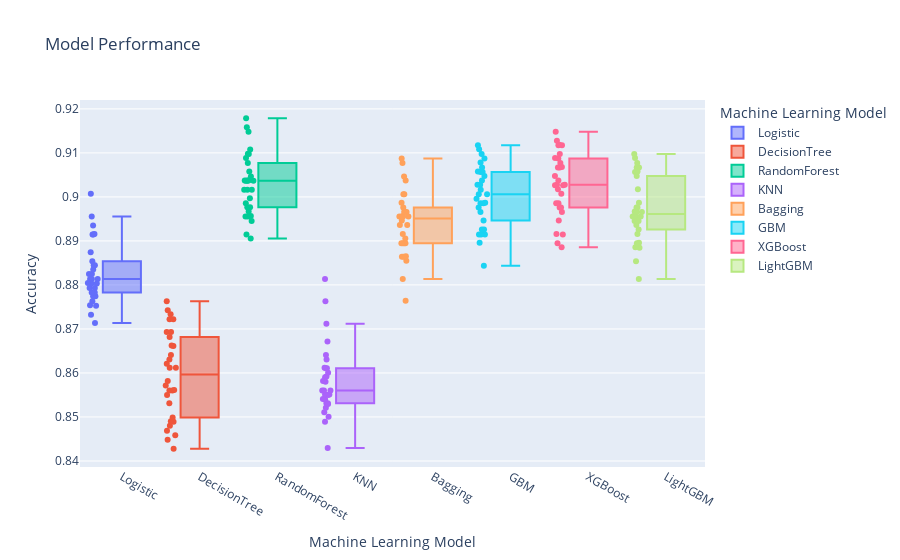

The cell this chart's notebook holds for it:
### Markdown cell above
Generate a box plot to check the evaluation of each model.

### Code cell
fig = px.box(classificationmod, x="Model", y="Score",color="Model",points='all',
labels={"Model": "Machine Learning Model",
        "Score": "Accuracy"
        },title="Model Performance")
fig.show()
#fig.write_image("Boxplot.jpeg",engine="kaleido",format="png", width=1600, height=700, scale=0.75)

### Figure 1 — Plotly figure (JSON) as saved in the notebook; plotly's stock layout.template omitted (floating-point values rounded to 4 significant figures)
{"data": [{"alignmentgroup": "True", "boxpoints": "all", "hovertemplate": "Machine Learning Model=%{x}<br>Accuracy=%{y}<extra></extra>", "legendgroup": "Logistic", "marker": {"color": "#636efa"}, "name": "Logistic", "notched": false, "offsetgroup": "Logistic", "orientation": "v", "showlegend": true, "type": "box", "x": ["Logistic", "Logistic", "Logistic", "Logistic", "Logistic", "Logistic", "Logistic", "Logistic", "Logistic", "Logistic", "Logistic", "Logistic", "Logistic", "Logistic", "Logistic", "Logistic", "Logistic", "Logistic", "Logistic", "Logistic", "Logistic", "Logistic", "Logistic", "Logistic", "Logistic", "Logistic", "Logistic", "Logistic", "Logistic", "Logistic"], "x0": " ", "xaxis": "x", "y": [0.8754, 0.9007, 0.8774, 0.8916, 0.8813, 0.8793, 0.8763, 0.8783, 0.8874, 0.8783, 0.8845, 0.8825, 0.8835, 0.8774, 0.8753, 0.8813, 0.8935, 0.8854, 0.8915, 0.8732, 0.8804, 0.8845, 0.8825, 0.8713, 0.8813, 0.8915, 0.8803, 0.8803, 0.8793, 0.8955], "y0": " ", "yaxis": "y"}, {"alignmentgroup": "True", "boxpoints": "all", "hovertemplate": "Machine Learning Model=%{x}<br>Accuracy=%{y}<extra></extra>", "legendgroup": "DecisionTree", "marker": {"color": "#EF553B"}, "name": "DecisionTree", "notched": false, "offsetgroup": "DecisionTree", "orientation": "v", "showlegend": true, "type": "box", "x": ["DecisionTree", "DecisionTree", "DecisionTree", "DecisionTree", "DecisionTree", "DecisionTree", "DecisionTree", "DecisionTree", "DecisionTree", "DecisionTree", "DecisionTree", "DecisionTree", "DecisionTree", "DecisionTree", "DecisionTree", "DecisionTree", "DecisionTree", "DecisionTree", "DecisionTree", "DecisionTree", "DecisionTree", "DecisionTree", "DecisionTree", "DecisionTree", "DecisionTree", "DecisionTree", "DecisionTree", "DecisionTree", "DecisionTree", "DecisionTree"], "x0": " ", "xaxis": "x", "y": [0.8612, 0.8734, 0.8582, 0.8693, 0.8489, 0.8742, 0.8448, 0.8631, 0.8621, 0.8641, 0.8531, 0.8612, 0.848, 0.8571, 0.8469, 0.8682, 0.855, 0.8458, 0.856, 0.8428, 0.849, 0.8663, 0.8561, 0.8693, 0.8722, 0.8499, 0.8722, 0.856, 0.8661, 0.8763], "y0": " ", "yaxis": "y"}, {"alignmentgroup": "True", "boxpoints": "all", "hovertemplate": "Machine Learning Model=%{x}<br>Accuracy=%{y}<extra></extra>", "legendgroup": "RandomForest", "marker": {"color": "#00cc96"}, "name": "RandomForest", "notched": false, "offsetgroup": "RandomForest", "orientation": "v", "showlegend": true, "type": "box", "x": ["RandomForest", "RandomForest", "RandomForest", "RandomForest", "RandomForest", "RandomForest", "RandomForest", "RandomForest", "RandomForest", "RandomForest", "RandomForest", "RandomForest", "RandomForest", "RandomForest", "RandomForest", "RandomForest", "RandomForest", "RandomForest", "RandomForest", "RandomForest", "RandomForest", "RandomForest", "RandomForest", "RandomForest", "RandomForest", "RandomForest", "RandomForest", "RandomForest", "RandomForest", "RandomForest"], "x0": " ", "xaxis": "x", "y": [0.9037, 0.9037, 0.9037, 0.9058, 0.9158, 0.9016, 0.8945, 0.9016, 0.8986, 0.8955, 0.9088, 0.9098, 0.8997, 0.8956, 0.8915, 0.9037, 0.9178, 0.8955, 0.9108, 0.9047, 0.8977, 0.8977, 0.8906, 0.8967, 0.9016, 0.9037, 0.9037, 0.9097, 0.9077, 0.9148], "y0": " ", "yaxis": "y"}, {"alignmentgroup": "True", "boxpoints": "all", "hovertemplate": "Machine Learning Model=%{x}<br>Accuracy=%{y}<extra></extra>", "legendgroup": "KNN", "marker": {"color": "#ab63fa"}, "name": "KNN", "notched": false, "offsetgroup": "KNN", "orientation": "v", "showlegend": true, "type": "box", "x": ["KNN", "KNN", "KNN", "KNN", "KNN", "KNN", "KNN", "KNN", "KNN", "KNN", "KNN", "KNN", "KNN", "KNN", "KNN", "KNN", "KNN", "KNN", "KNN", "KNN", "KNN", "KNN", "KNN", "KNN", "KNN", "KNN", "KNN", "KNN", "KNN", "KNN"], "x0": " ", "xaxis": "x", "y": [0.8582, 0.8511, 0.8612, 0.8551, 0.859, 0.856, 0.8611, 0.8712, 0.86, 0.854, 0.8531, 0.8551, 0.8531, 0.843, 0.855, 0.856, 0.8763, 0.8641, 0.8671, 0.8489, 0.8521, 0.8501, 0.8541, 0.8592, 0.8631, 0.856, 0.858, 0.8529, 0.8611, 0.8813], "y0": " ", "yaxis": "y"}, {"alignmentgroup": "True", "boxpoints": "all", "hovertemplate": "Machine Learning Model=%{x}<br>Accuracy=%{y}<extra></extra>", "legendgroup": "Bagging", "marker": {"color": "#FFA15A"}, "name": "Bagging", "notched": false, "offsetgroup": "Bagging", "orientation": "v", "showlegend": true, "type": "box", "x": ["Bagging", "Bagging", "Bagging", "Bagging", "Bagging", "Bagging", "Bagging", "Bagging", "Bagging", "Bagging", "Bagging", "Bagging", "Bagging", "Bagging", "Bagging", "Bagging", "Bagging", "Bagging", "Bagging", "Bagging", "Bagging", "Bagging", "Bagging", "Bagging", "Bagging", "Bagging", "Bagging", "Bagging", "Bagging", "Bagging"], "x0": " ", "xaxis": "x", "y": [0.8936, 0.9037, 0.8956, 0.8967, 0.9077, 0.8813, 0.8864, 0.8955, 0.8895, 0.8895, 0.8936, 0.8987, 0.8916, 0.8906, 0.8864, 0.8955, 0.8966, 0.8895, 0.9006, 0.8895, 0.8946, 0.8855, 0.8764, 0.8865, 0.8955, 0.8966, 0.8976, 0.9006, 0.9047, 0.9087], "y0": " ", "yaxis": "y"}, {"alignmentgroup": "True", "boxpoints": "all", "hovertemplate": "Machine Learning Model=%{x}<br>Accuracy=%{y}<extra></extra>", "legendgroup": "GBM", "marker": {"color": "#19d3f3"}, "name": "GBM", "notched": false, "offsetgroup": "GBM", "orientation": "v", "showlegend": true, "type": "box", "x": ["GBM", "GBM", "GBM", "GBM", "GBM", "GBM", "GBM", "GBM", "GBM", "GBM", "GBM", "GBM", "GBM", "GBM", "GBM", "GBM", "GBM", "GBM", "GBM", "GBM", "GBM", "GBM", "GBM", "GBM", "GBM", "GBM", "GBM", "GBM", "GBM", "GBM"], "x0": " ", "xaxis": "x", "y": [0.9027, 0.9078, 0.9048, 0.9027, 0.9087, 0.8976, 0.8915, 0.8966, 0.8986, 0.8915, 0.9058, 0.9108, 0.8926, 0.9037, 0.8844, 0.8996, 0.9067, 0.8915, 0.9057, 0.9006, 0.8987, 0.8926, 0.8896, 0.8946, 0.9016, 0.9006, 0.9118, 0.8986, 0.9057, 0.9097], "y0": " ", "yaxis": "y"}, {"alignmentgroup": "True", "boxpoints": "all", "hovertemplate": "Machine Learning Model=%{x}<br>Accuracy=%{y}<extra></extra>", "legendgroup": "XGBoost", "marker": {"color": "#FF6692"}, "name": "XGBoost", "notched": false, "offsetgroup": "XGBoost", "orientation": "v", "showlegend": true, "type": "box", "x": ["XGBoost", "XGBoost", "XGBoost", "XGBoost", "XGBoost", "XGBoost", "XGBoost", "XGBoost", "XGBoost", "XGBoost", "XGBoost", "XGBoost", "XGBoost", "XGBoost", "XGBoost", "XGBoost", "XGBoost", "XGBoost", "XGBoost", "XGBoost", "XGBoost", "XGBoost", "XGBoost", "XGBoost", "XGBoost", "XGBoost", "XGBoost", "XGBoost", "XGBoost", "XGBoost"], "x0": " ", "xaxis": "x", "y": [0.9017, 0.9068, 0.9037, 0.9048, 0.9148, 0.8976, 0.9026, 0.9026, 0.8966, 0.8915, 0.9088, 0.9119, 0.8946, 0.9027, 0.8895, 0.9067, 0.9118, 0.8976, 0.9087, 0.9118, 0.9007, 0.9027, 0.8886, 0.8916, 0.9067, 0.8986, 0.9128, 0.9097, 0.8986, 0.9077], "y0": " ", "yaxis": "y"}, {"alignmentgroup": "True", "boxpoints": "all", "hovertemplate": "Machine Learning Model=%{x}<br>Accuracy=%{y}<extra></extra>", "legendgroup": "LightGBM", "marker": {"color": "#B6E880"}, "name": "LightGBM", "notched": false, "offsetgroup": "LightGBM", "orientation": "v", "showlegend": true, "type": "box", "x": ["LightGBM", "LightGBM", "LightGBM", "LightGBM", "LightGBM", "LightGBM", "LightGBM", "LightGBM", "LightGBM", "LightGBM", "LightGBM", "LightGBM", "LightGBM", "LightGBM", "LightGBM", "LightGBM", "LightGBM", "LightGBM", "LightGBM", "LightGBM", "LightGBM", "LightGBM", "LightGBM", "LightGBM", "LightGBM", "LightGBM", "LightGBM", "LightGBM", "LightGBM", "LightGBM"], "x0": " ", "xaxis": "x", "y": [0.9058, 0.8956, 0.8967, 0.8987, 0.9097, 0.8955, 0.8813, 0.9077, 0.8895, 0.8945, 0.9088, 0.9048, 0.8936, 0.8896, 0.8854, 0.8966, 0.9067, 0.8955, 0.8966, 0.8976, 0.9017, 0.8886, 0.8926, 0.8916, 0.8884, 0.8945, 0.8955, 0.8976, 0.9057, 0.9067], "y0": " ", "yaxis": "y"}], "layout": {"boxmode": "overlay", "legend": {"title": {"text": "Machine Learning Model"}, "tracegroupgap": 0}, "title": {"text": "Model Performance"}, "xaxis": {"anchor": "y", "categoryarray": ["Logistic", "DecisionTree", "RandomForest", "KNN", "Bagging", "GBM", "XGBoost", "LightGBM"], "categoryorder": "array", "domain": [0, 1], "title": {"text": "Machine Learning Model"}}, "yaxis": {"anchor": "x", "domain": [0, 1], "title": {"text": "Accuracy"}}}}
